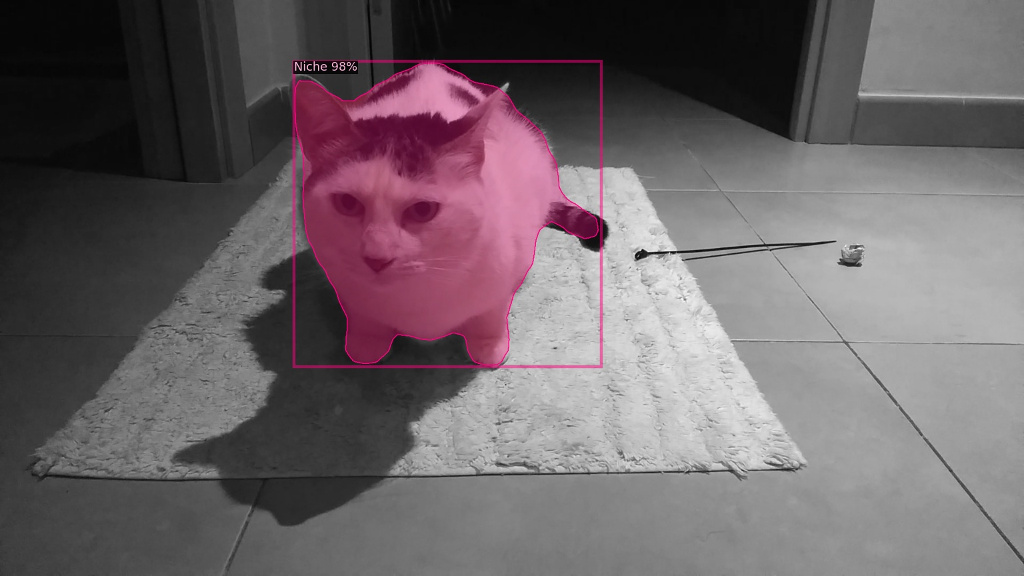
#> input picture cats-localization-master/imgs/inference_0.jpg, 1024 x 576 px, found by its file name
$ jupyter execute --allow-errors Image_Enhancement_with_Real_ESRGAN.ipynb   (shell and % lines are left out)   (older library calls are emulated)
#> lines starting #> are read from the running program, lines starting #| are printed output that depends on the picture; long printed decimals are rounded
# **Test it Yourself!!!** 😉

**Getting Started**

- Click on profile picture on top right. Login to Google Colab with your gmail account.

- Click *File > Save copy in Drive*. This will open a new copy of this notebook in a new tab.

- In the notebook copy opened up in the new tab, click on *Connect* button on top right. This will connect you to a cloud runtime.

- Select *T4 GPU* option under *Runtime > Change runtime type*. Or choose any other GPU as you prefer if you have Google Colab Pro.

Download either *RealESRGAN_x2plus.pth* or *RealESRGAN_x4plus.pth* (or both of them) from [this model zoo]( https://github.com/NightmareAI/Real-ESRGAN/blob/master/docs/model_zoo.md).

If you would like to try out the face enhancement model too, download *GFPGANv1.4.pth* from [here](https://github.com/TencentARC/GFPGAN/releases/download/v1.3.0/GFPGANv1.4.pth).

Upload the ***.pth PyTorch model files*** to this cloud runtime. You can click on the Folder icon on the left side panel, and then click on the Upload icon on the top of that left panel to upload your files.

The gray box with code below is called a 'code cell'. You can run the code in the code cell by clicking the play button on the left of the code cell. Run the pip install code cell below, it should download all the necessary packages to your cloud runtime.

Now run this next cell to import all necessary packages:

[cell 1]
import cv2
import math
import numpy as np
import os
import queue
import threading
import torch

from torch.nn import functional as F
from torch import nn as nn
from PIL import Image
from basicsr.archs.rrdbnet_arch import RRDBNet
from math import ceil, floor, sqrt
from PIL import Image, ImageFilter
from IPython.display import Image as display_image

## Codes [**Click the play button below to run all the hidden cells. No need to open this tab unless you want to inspect all the long long codes...**]

### Utilities

These are the Utils functions and the classes containing the actual model architecture:

[cell 2]
# Utils
# ROOT_DIR = os.path.dirname(os.path.dirname(os.path.abspath(__file__)))

# [5 lines left out: function convert_to_jpg, not called in this run]


#> (the rest of this cell did not finish here and is left out)

### Main Code

And this is the main method to use to enhance our images:

[cell 3]
def enhance_image(input_file, layers=2, upscale=2, final_filename="", enhance_faces=False):
  ## Set models to use
  if layers == 4:
    # 4 layers
    model = RRDBNet(num_in_ch=3, num_out_ch=3, num_feat=64, num_block=23, num_grow_ch=32, scale=4)
    netscale = 4
    model_file = 'RealESRGAN_x4plus.pth'
  elif layers == 2:
    # 2 layers
    model = RRDBNet(num_in_ch=3, num_out_ch=3, num_feat=64, num_block=23, num_grow_ch=32, scale=2)
    netscale = 2
    model_file = 'RealESRGAN_x2plus.pth'
  else:
    print("Layers parameter must be either 2 or 4.")
    return

  # Final enhanced image will be upscaled by this factor using LANCZOS4 resampling

  # Input image
  imgname, org_extension = input_file.split('.')
  image = cv2.imread(input_file)
  org_width, org_height = image.shape[:2]

  # Convert image to JPG if need be
  if org_extension not in ["jpeg", "jpg"]:
      """JPG file format reduces the file size and makes it feasable for
      faster enhancement using the model.
      """
      convert_to_jpg(input_file, f"{imgname}.jpg")
      input_file = f"{imgname}.jpg"

  # Compute tile size
  if min(org_width, org_height) <= 800:
    tile_size = 0
    print(f"Small image so batching is not necessary.")
  else:
    tile_size = ceil(sqrt(min(org_width, org_height))) * 10
  if tile_size > 500:
    tile_size = 350
  print(f"Tile size being used: {tile_size}")

  # restorer
  upsampler = RealESRGANer(
      scale=netscale,
      model_path=model_file,
      model=model,
      tile=tile_size,
      tile_pad=2,
      half=False)

  # Use GFPGAN for face enhancement
  if enhance_faces:
    from gfpgan import GFPGANer
    face_enhancer = GFPGANer(
        model_path='GFPGANv1.4.pth',
        upscale=upscale,
        arch='clean',
        channel_multiplier=2,
        bg_upsampler=upsampler)

  img = cv2.imread(input_file, cv2.IMREAD_UNCHANGED)

  try:
    if enhance_faces:
      _, _, output = face_enhancer.enhance(img, has_aligned=False, only_center_face=False, paste_back=True)
    else:
      output, _ = upsampler.enhance(img, outscale=upscale)
  except RuntimeError as error:
      print('Error', error)
      print('If you encounter CUDA out of memory, try to set --tile with a smaller number.')
      print('Else, the file you are using may be too large.')
  else:
    if final_filename != "":
      if not (final_filename.endswith(".jpg") or final_filename.endswith(".jpeg")):
        print(
          "Your preferred final filename for the output image does not or has a wrong have a file extenstion."\
          "Append .jpg or .jpg to your preferred filename."
        )
        return
      save_path = final_filename
    else:
      save_path = f'{imgname}_out.jpg'

    cv2.imwrite(save_path, output)
    print(f"Enhanced image has been saved to {save_path}.\nClick refresh button on the left panel to get latest version of {save_path}")
    return save_path

### Metrics Code

These are some helper fucntions to compute the quality of images based on certain metrics like resolution, sharpness, contrast, and noise:

[cell 4]
# Metrics

def get_resolution(image):
    return image.shape[:2]

def get_noise_level(image):
    # Convert the image to grayscale
    gray = cv2.cvtColor(image, cv2.COLOR_BGR2GRAY)

    # Compute the Discrete Fourier Transform (DFT)
    f_transform = np.fft.fft2(gray)
    f_transform_shifted = np.fft.fftshift(f_transform)

    # Compute the magnitude spectrum
    magnitude_spectrum = np.abs(f_transform_shifted)

    # Calculate the noise level using the standard deviation of the magnitude spectrum
    noise_level = np.std(np.log1p(magnitude_spectrum))

    return round(noise_level, 2)

def get_sharpness(image):
    pil_image = Image.fromarray(cv2.cvtColor(image, cv2.COLOR_BGR2RGB))
    # Apply an edge-enhancing filter (Laplacian) and compute variance as a measure of sharpness
    laplacian = cv2.Laplacian(cv2.cvtColor(np.array(pil_image), cv2.COLOR_RGB2GRAY), cv2.CV_64F)
    return round(laplacian.var(), 2)

def get_contrast(image):
    # Using Michelson contrast measure
    gray = cv2.cvtColor(image, cv2.COLOR_BGR2GRAY)
    I_max = np.max(gray)
    I_min = np.min(gray)
    print(I_min, I_max)

    contrast = (I_max - I_min) / (I_max + I_min)
    return round(contrast, 5)


def get_filesize(image_file):
  file_size = os.path.getsize(image_file)
  return round(file_size / 1_000_000, 2)


import time
class Timer:
    def __init__(self) -> None:
        self.start = 0
        self.end = 0

    def start(self):
        self.start = time.time()

    # [4 lines left out: function end, not called in this run]


def print_quality(image_file):
    # Load the image
    image = cv2.imread(image_file)

    # Get image metrics
    resolution = get_resolution(image)
    noise_level = get_noise_level(image)
    sharpness = get_sharpness(image)
    try:
      contrast = get_contrast(image)
    except:
      contrast = "unknown"
    image_size = get_filesize(image_file)

    # Output the results
    print(f"Resolution: {resolution} pixels")
    print(f"Noise Level: {noise_level} dB")
    print(f"Sharpness: {sharpness}")
    print(f"Contrast: {contrast}")
    print(f"Size of image: {image_size} MB")

## Here we go woohoo :)

Ok so now you can run the code cell below and scroll a little down to below the code cell. It will prompt you to upload an image file. After it is uploaded, it will enhance your image and display it for you.

You can change the values of "layers" and "enhance_faces" in the actual method below which has been cordoned off for you! ;)

[cell 5]
from google.colab import files

Image.MAX_IMAGE_PIXELS = 933120000

# Upload a file
uploaded = files.upload()
#> the answer given: inference_0.jpg

# Get the file name
filename = list(uploaded.keys())[0]

print(f"File uploaded: {filename}")

# Start timing
t = Timer()
t.start

########################################################################################################################################################

# You can edit the layers and enhance_faces parameters if you want.
#> (the rest of this cell did not finish here and is left out)


########################################################################################################################################################

t.end # End timing

import matplotlib.pyplot as plt
import matplotlib.image as mpimg
import numpy as np

# Image paths (replace these with your image paths)
image_paths = [filename, f"{filename.split('.')[0]}_out.jpg"]

# Load images
images = [mpimg.imread(path) for path in image_paths]

# Display images in the same row
fig, axs = plt.subplots(1, len(images), figsize=(10, 5))  # Adjust the figsize as needed

for i, (img, path) in enumerate(zip(images, image_paths)):
    axs[i].imshow(img)
    axs[i].axis('off')

axs[0].set_title(f"Original Image")
axs[1].set_title(f"Enhanced Image")

plt.show()

You can download the enhanced image to your local computer by opening the Folder icon on the left side panel, and there you will find both your original file and an _out file.

The _out file is the enhanced image. You can right click on it and click Download.

You can also check out the metrics of your original and enhanced images by running the code cells below:

[cell 6]
print_quality(filename)
#> in print_quality, image is the input picture: shape (576, 1024, 3); mean B, G, R 103.3, 99.4, 108.6
#> in print_quality, `resolution = get_resolution(image)`: resolution = (576, 1024)
#> in get_noise_level, `gray = cv2.cvtColor(image, cv2.COLOR_BGR2GRAY)`:
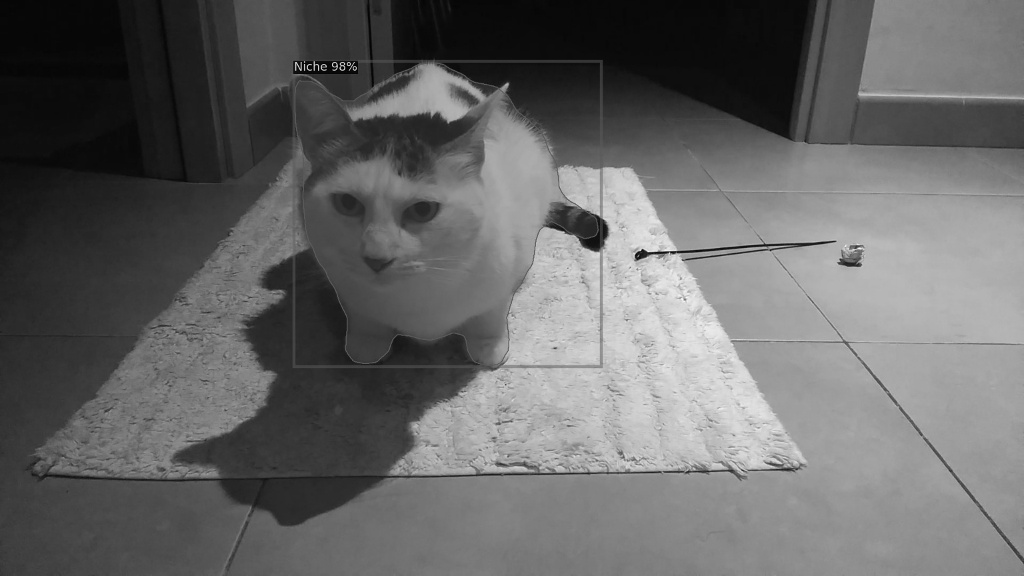
#> gray: shape (576, 1024); min 1, max 250, mean 102.6
#> in get_noise_level, `noise_level = np.std(np.log1p(magnitude_spectrum))`: noise_level = 1.04
#> in get_sharpness, `laplacian = cv2.Laplacian(cv2.cvtColor(np.array(pil_image), cv2.COLOR_..`:
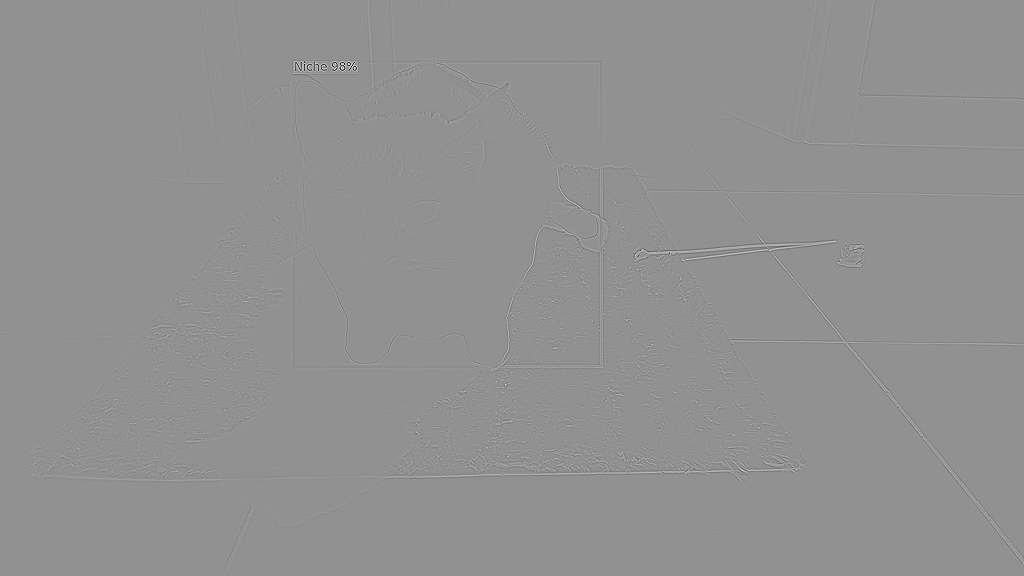
#> laplacian: shape (576, 1024) float64; min -596, max 450, mean 0; drawn with min black and max white
#> in print_quality, `sharpness = get_sharpness(image)`: sharpness = 261.5
#> in get_contrast, `I_max = np.max(gray)`: I_max = 250
#> in get_contrast, `I_min = np.min(gray)`: I_min = 1
#| 1 250
#> in get_contrast, `contrast = (I_max - I_min) / (I_max + I_min)`: contrast = 0.992
#| Resolution: (576, 1024) pixels
#| Noise Level: 1.04 dB
#| Sharpness: 261.52
#| Contrast: 0.992

#> (a cell that did not finish here is left out)

$ run again, on cats-localization-master/imgs/test.jpg
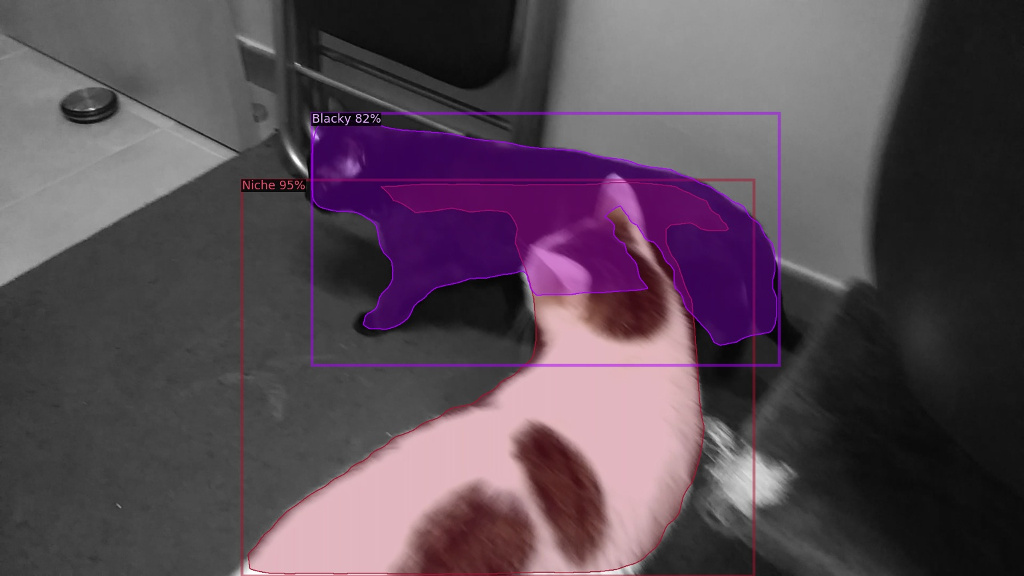
#> input picture cats-localization-master/imgs/test.jpg, 1024 x 576 px, found by its file name
#> in print_quality, image is the input picture: shape (576, 1024, 3); mean B, G, R 84.1, 73.8, 87.6
#> resolution = (576, 1024)
#> in get_noise_level, `gray = cv2.cvtColor(image, cv2.COLOR_BGR2GRAY)`:
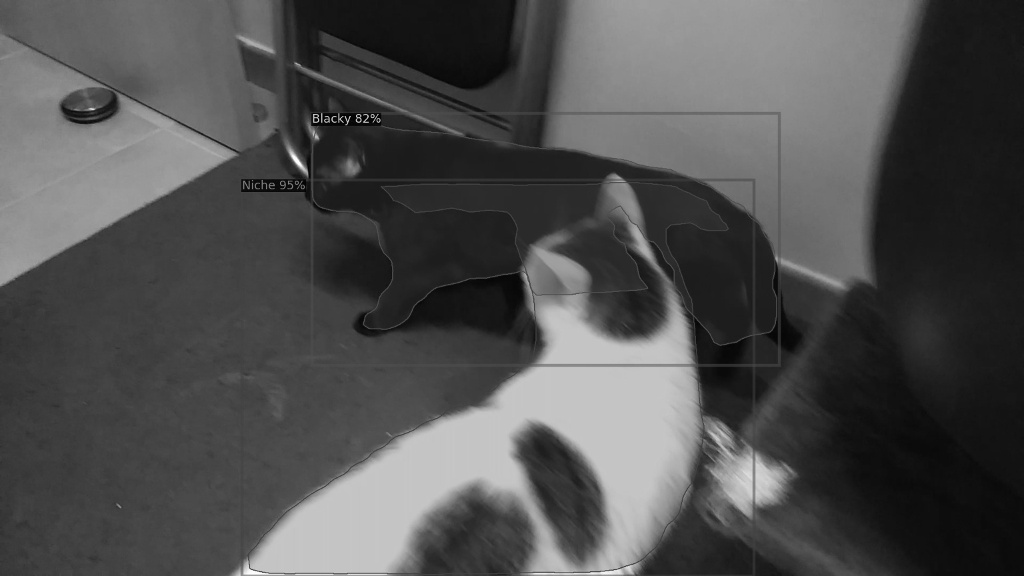
#> gray: shape (576, 1024); min 0, max 255, mean 79.1
#> in get_noise_level, `noise_level = np.std(np.log1p(magnitude_spectrum))`: noise_level = 0.995
#> in print_quality, `noise_level = get_noise_level(image)`: noise_level = 1
#> sharpness = 166.8
#> I_max = 255
#> I_min = 0
#| 0 255
#> in get_contrast, `contrast = (I_max - I_min) / (I_max + I_min)`: contrast = 1
#| Resolution: (576, 1024) pixels
#| Noise Level: 1.0 dB
#| Sharpness: 166.84
#| Contrast: 1.0
